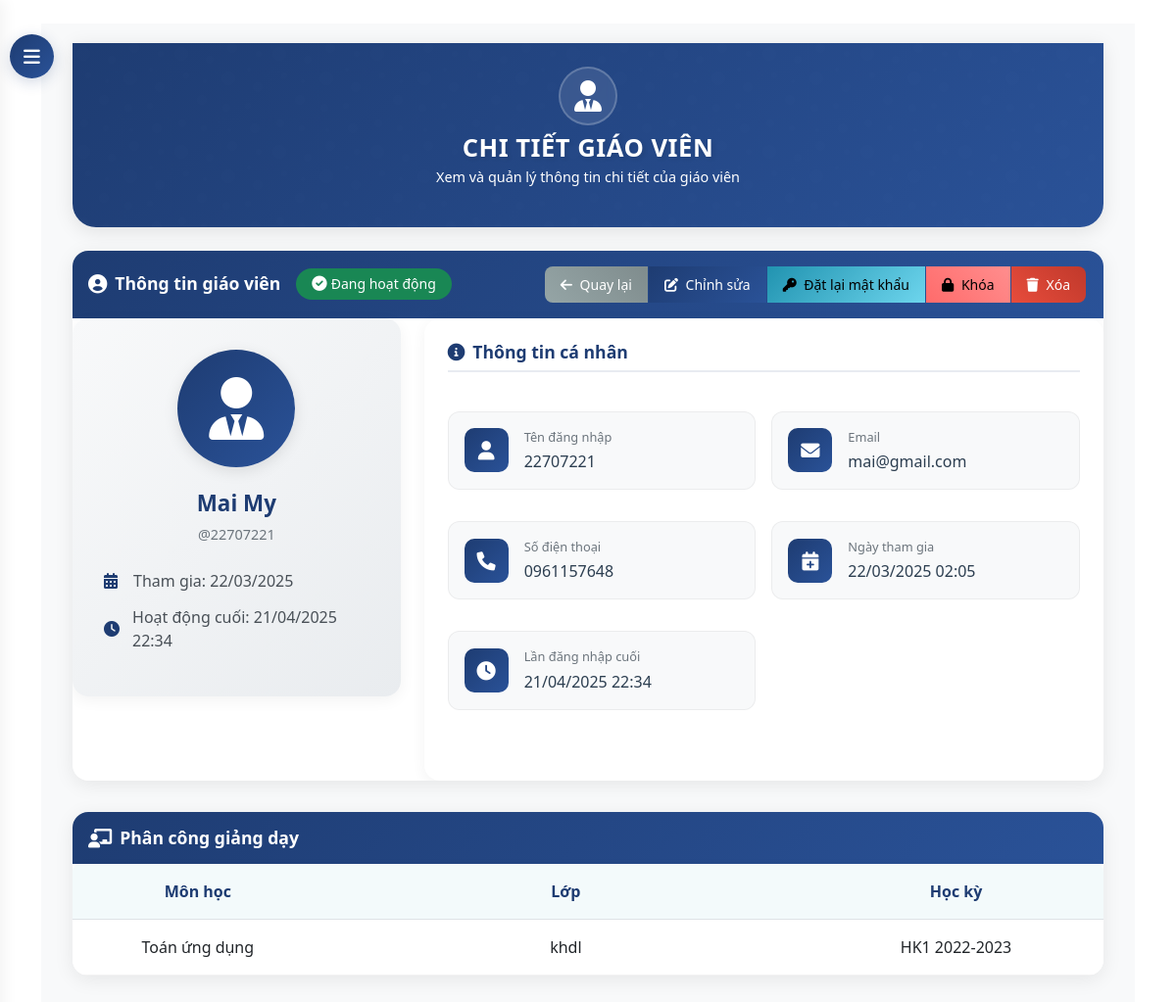
Screenshot of /dashboard/teachers/1/ (signed in) with the database file from the repository.
### core/models.py (models this page shows, shortened)
class Teacher(models.Model):
    user = models.OneToOneField(User, on_delete=models.CASCADE)
    phone = models.CharField(max_length=15, blank=True, null=True)
    date_of_birth = models.DateField(blank=True, null=True)
    address = models.TextField(blank=True, null=True)
    is_active = models.BooleanField(default=True)

class TeacherAssignment(models.Model):
    teacher = models.ForeignKey(Teacher, on_delete=models.CASCADE)
    subject = models.ForeignKey(Subject, on_delete=models.CASCADE)
    classroom = models.ForeignKey(ClassRoom, on_delete=models.CASCADE)
    semester = models.ForeignKey(Semester, on_delete=models.CASCADE)
    class Meta:
        unique_together = ('teacher', 'subject', 'classroom', 'semester')

class Subject(models.Model):
    name = models.CharField(max_length=100)

class ClassRoom(models.Model):
    class_code = models.CharField(max_length=10)
    name = models.CharField(max_length=100)

class Semester(models.Model):
    name = models.CharField(max_length=50)  # e.g., "HK1 2022-2023"
    start_date = models.DateField()
    end_date = models.DateField()
    is_active = models.BooleanField(default=True)

### core/views.py (the view)
# urls.py: path('dashboard/teachers/<int:teacher_id>/', views.teacher_detail, name='teacher_detail'),
@login_required
@user_passes_test(is_admin)
def teacher_detail(request, teacher_id):
    teacher = get_object_or_404(Teacher, id=teacher_id)
    teacher_assignments = TeacherAssignment.objects.filter(teacher=teacher)
    if request.method == 'POST':
        form = TeacherForm(request.POST, instance=teacher, user=teacher.user)
        if form.is_valid():
            form.save()
            messages.success(request, 'Thông tin giáo viên đã được cập nhật.')
            return redirect('teacher_detail', teacher_id=teacher.id)
    else:
        form = TeacherForm(instance=teacher, user=teacher.user)
    return render(request, 'core/admin/teacher_detail.html', {
        'teacher': teacher,
        'form': form,
        'teacher_assignments': teacher_assignments
    })

### core/views.py (called while the page is built)
def is_admin(user):
    return user.is_superuser

### templates/core/admin/teacher_detail.html (shortened to what this page needs)
{% extends 'base.html' %}
{% block content %}
<button id="sidebarCollapse">
    <i class="fas fa-bars"></i>
</button>
<div id="content">
    <div class="container-fluid">
        <div class="hero-section">
            <div class="container">
                <div class="row justify-content-center text-center">
                    <div class="col-md-8">
                        <div class="hero-icon">
                            <i class="fas fa-user-tie"></i>
                        </div>
                        <h1 class="hero-title">CHI TIẾT GIÁO VIÊN</h1>
                        <p class="hero-subtitle">Xem và quản lý thông tin chi tiết của giáo viên</p>
                    </div>
                </div>
            </div>
        </div>
        <div class="teacher-card">
        <div class="card-header d-flex justify-content-between align-items-center">
                <h4 class="mb-0">
                    <i class="fas fa-user-circle me-2"></i>
                    Thông tin giáo viên
                {% if teacher.is_active %}
                    <span class="badge bg-success"><i class="fas fa-check-circle me-1"></i>Đang hoạt động</span>
                {% else %}
                    <span class="badge bg-danger"><i class="fas fa-lock me-1"></i>Bị khóa</span>
                {% endif %}
            </h4>
                <div class="btn-group">
                <a href="{% url 'teacher_list' %}" class="btn btn-secondary btn-sm">
                        <i class="fas fa-arrow-left me-1"></i> Quay lại
                </a>
                <a href="{% url 'update_teacher' teacher.id %}" class="btn btn-primary btn-sm">
                        <i class="fas fa-edit me-1"></i> Chỉnh sửa
                    </a>
                    <a href="{% url 'teacher_reset_password' teacher.id %}" class="btn btn-info btn-sm">
                        <i class="fas fa-key me-1"></i> Đặt lại mật khẩu
                </a>
                <a href="{% url 'teacher_toggle_status' teacher.id %}" class="btn btn-warning btn-sm">
                    {% if teacher.is_active %}
                        <i class="fas fa-lock me-1"></i> Khóa
                    {% else %}
                        <i class="fas fa-lock-open me-1"></i> Mở khóa
                    {% endif %}
                </a>
                    <a href="{% url 'teacher_delete' teacher.id %}" class="btn btn-danger btn-sm"
                       onclick="return confirm('Bạn có chắc chắn muốn xóa giáo viên này không?');">
                        <i class="fas fa-trash me-1"></i> Xóa
                </a>
            </div>
        </div>
        <div class="card-body">
                <div class="row g-4">
                    <div class="col-md-4">
                        <div class="profile-card">
                            <div class="profile-avatar">
                                <i class="fas fa-user-tie fa-4x"></i>
                            </div>
                            <h5 class="profile-name">{{ teacher.user.get_full_name }}</h5>
                            <p class="profile-username">@{{ teacher.user.username }}</p>
                            <div class="profile-stats">
                                <div class="stat-item">
                                    <i class="fas fa-calendar-alt"></i>
                                    <span>Tham gia: {{ teacher.user.date_joined|date:"d/m/Y" }}</span>
                                </div>
                                <div class="stat-item">
                                    <i class="fas fa-clock"></i>
                                    <span>Hoạt động cuối: {{ teacher.user.last_login|date:"d/m/Y H:i"|default:"Chưa đăng nhập" }}</span>
                                </div>
                            </div>
                        </div>
                    </div>
                    <div class="col-md-8">
                        <div class="info-card">
                            <div class="info-section">
                                <h6><i class="fas fa-info-circle me-2"></i>Thông tin cá nhân</h6>
                                <div class="row g-3">
                                    <div class="col-md-6">
                                        <div class="detail-box">
                                            <div class="detail-icon">
                                                <i class="fas fa-user"></i>
                                            </div>
                                            <div class="detail-content">
                                                <label>Tên đăng nhập</label>
                                                <p>{{ teacher.user.username }}</p>
                                            </div>
                                        </div>
                                    </div>
                                    <div class="col-md-6">
                                        <div class="detail-box">
                                            <div class="detail-icon">
                                                <i class="fas fa-envelope"></i>
                                            </div>
                                            <div class="detail-content">
                                                <label>Email</label>
                                                <p>{{ teacher.user.email }}</p>
                                            </div>
                                        </div>
                                    </div>
                                    <div class="col-md-6">
                                        <div class="detail-box">
                                            <div class="detail-icon">
                                                <i class="fas fa-phone"></i>
                                            </div>
                                            <div class="detail-content">
                                                <label>Số điện thoại</label>
                                                <p>{{ teacher.phone|default:"Chưa cập nhật" }}</p>
                                            </div>
                                        </div>
                                    </div>
                                    <div class="col-md-6">
                                        <div class="detail-box">
                                            <div class="detail-icon">
                                                <i class="fas fa-calendar-plus"></i>
                                            </div>
                                            <div class="detail-content">
                                                <label>Ngày tham gia</label>
                                                <p>{{ teacher.user.date_joined|date:"d/m/Y H:i" }}</p>
                                            </div>
                                        </div>
                                    </div>
                <div class="col-md-6">
                                        <div class="detail-box">
                                            <div class="detail-icon">
                                                <i class="fas fa-clock"></i>
                                            </div>
                                            <div class="detail-content">
                                                <label>Lần đăng nhập cuối</label>
                                                <p>{{ teacher.user.last_login|date:"d/m/Y H:i"|default:"Chưa đăng nhập" }}</p>
                                            </div>
                                        </div>
                                    </div>
                                </div>
                            </div>
                        </div>
                </div>
            </div>
        </div>
    </div>
        <div class="teacher-card">
        <div class="card-header">
                <h4 class="mb-0">
                    <i class="fas fa-chalkboard-teacher"></i>
                    Phân công giảng dạy
                </h4>
        </div>
        <div class="card-body">
            {% if teacher_assignments %}
            <div class="table-responsive">
                    <table class="table">
                    <thead>
                        <tr>
                            <th>Môn học</th>
                            <th>Lớp</th>
                            <th>Học kỳ</th>
                        </tr>
                    </thead>
                    <tbody>
                        {% for assignment in teacher_assignments %}
                        <tr>
                            <td>{{ assignment.subject.name }}</td>
                            <td>{{ assignment.classroom.name }}</td>
                            <td>{{ assignment.semester.name }}</td>
                        </tr>
                        {% endfor %}
                    </tbody>
                </table>
            </div>
            {% else %}
            <div class="alert alert-info text-center">
                    <i class="fas fa-info-circle me-2"></i>Giáo viên này chưa được phân công giảng dạy.
            </div>
            {% endif %}
        </div>
    </div>
</div>
</div>
{% endblock %}

### templates/base.html (style rules this page uses)
:root { --navbar-bg: #0d47a1; --navbar-hover: rgba(255, 255, 255, 0.1); }

### rows the page displays
Teacher: user.get_full_name "Mai My", user.username "22707221", user.date_joined "22/03/2025", user.last_login "21/04/2025 22:34", user.email "mai@gmail.com", phone "0961157648", user.date_joined "22/03/2025 02:05"
TeacherAssignment: subject.name "Toán ứng dụng", classroom.name "khdl", semester.name "HK1 2022-2023"
